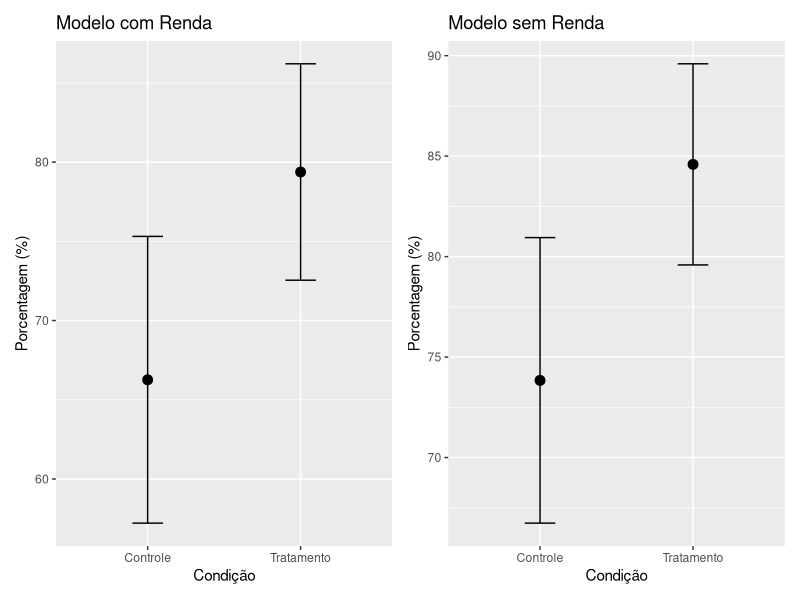

Reproduce this figure in R.
## ---- chunk 1
library(haven)
library(dplyr)
library(broom)
#install.packages("ggplot2")
library(ggplot2)
#install.packages("patchwork")
library(patchwork)
## ---- chunk 2
cidades_paulistas <- read_sav("2.BD_CausalidadeReversa_PesquisasCidadesPaulistas.sav")
#limpeza de dados
cidades_paulistas <- cidades_paulistas %>%
  mutate(across(where(is.character), ~ na_if(., ""))) %>%   
  mutate(across(where(is.character), ~ na_if(., " "))) %>%   
  mutate(across(where(is.character), ~ na_if(., "  ")))

experimento_1 <- cidades_paulistas %>%
  select(
    #autoposicionamento ideológico
    right, 
    left,
    l1_rec,
    l1_missing,
    l1_nomi,
    #avaliacao do presidente
    m1_cat,
    m1_recode,
    #tratamento
    treatment,
    #informações sociodemográficas
    female,
    age,
    educ_cat,
    income_cat,
    #cidade
    city,
    #neighborhood
  ) %>%
  rename(
    answered = l1_missing,
    l1_cat = l1_nomi,
    l1_desc = l1_rec
  ) %>%
  mutate(
    id=row_number(),
    treatment=factor(treatment),
    age=as.integer(age)
  )
## ---- chunk 3
unique(experimento_1$city)
xp_1_fltr <- subset(experimento_1, city != "Santos")
glimpse(xp_1_fltr)
## ---- chunk 4
xp_1_fltr <- xp_1_fltr %>%
  mutate(
    treatment=relevel(treatment, ref="Control")
  )
## ---- chunk 5
modelo_1 <- glm(answered ~ treatment + city + income_cat + educ_cat + age + female + m1_cat,
                     data=xp_1_fltr,
                     family=binomial(link= "logit"))

summary_md1 <- summary(modelo_1)

#visualização em tabela
summary_md1a<- as.data.frame(summary_md1$coefficients)
summary_md1a <- round(summary_md1a, 3)
tabela_taxa_resp <- summary_md1a[
  c("(Intercept)", "treatmentTreatment"),
  c("Estimate", "Std. Error")
]
tabela_taxa_resp
## ---- chunk 6
moda_renda <- names(
  sort(
    table(xp_1_fltr$income_cat),
    decreasing = TRUE
  )
)[1]

persona <- data.frame(
  female = rep('Mulher',2),
  age=rep(40,2),
  city=rep('Guarujá', 2),
  educ_cat=rep('Superior incompleto ou mais', 2),
  m1_cat=rep(3, 2),
  treatment = c('Control', 'Treatment'),
  income_cat = rep(moda_renda, 2)
)

pred_respondeu <- predict(
  modelo_1,
  newdata=persona,
  type="response",
  se.fit = TRUE
)

pred_respondeu
## ---- chunk 7
modelo_1b <- glm(
  answered ~ treatment + city + educ_cat + age + female + m1_cat,
  data=xp_1_fltr,
  family=binomial(link= "logit"))

summary_md1b <- summary(modelo_1b)


persona$income_cat<- NULL

pred_md_1b <- predict(
  modelo_1b,
  newdata=persona,
  type="response",
  se.fit=TRUE,
)

## ---- chunk 8
summary_md1b <-as.data.frame(summary_md1b$coefficients)
summary_md1b <- round(summary_md1b, 3)

summary_md1a$Signif<-cut(
  summary_md1a$`Pr(>|z|)`,
  breaks = c(-Inf, 0.001, 0.01, 0.05, 0.1, Inf),
  labels=c("***", "**", "*", ".", "")
)
summary_md1b$Signif<-cut(
  summary_md1b$`Pr(>|z|)`,
  breaks = c(-Inf, 0.001, 0.01, 0.05, 0.1, Inf),
  labels=c("***", "**", "*", ".", "")
)

tabela_comp_taxa_resp <- rbind(
  "Controle – Sem renda" = summary_md1b["(Intercept)", c("Estimate", "Std. Error", "Signif")],
  "Tratamento – Sem renda" = summary_md1b["treatmentTreatment", c("Estimate", "Std. Error", "Signif")],
  "Controle – Com renda" = summary_md1a["(Intercept)", c("Estimate", "Std. Error", "Signif")],
  "Tratamento – Com renda" = summary_md1a["treatmentTreatment", c("Estimate", "Std. Error", "Signif")]
)


knitr::kable(tabela_comp_taxa_resp,
             caption = "Tabela x: Comparação entre estimandos e erros quadrados para os modelos com e sem renda")
## ---- chunk 9
#calcular intervalo das predições
ic_1a <- data.frame(
  Condicao = c("Controle", "Tratamento"),
  Porcentagem = pred_respondeu$fit * 100,
  Inferior = (pred_respondeu$fit - 1.96 * pred_respondeu$se.fit) * 100,
  Superior = (pred_respondeu$fit + 1.96 * pred_respondeu$se.fit) * 100
)

ic_1b <- data.frame(
  Condicao = c("Controle", "Tratamento"),
  Porcentagem = pred_md_1b$fit * 100,
  Inferior = (pred_md_1b$fit - 1.96 * pred_md_1b$se.fit) * 100,
  Superior = (pred_md_1b$fit + 1.96 * pred_md_1b$se.fit) * 100
)

#gráfico

g1a <- ggplot() +
  geom_point(
    data = ic_1a,
    aes(x = Condicao, y = Porcentagem),
    size = 3
  ) +
  geom_errorbar(
    data = ic_1a,
    aes(x = Condicao, ymin = Inferior, ymax = Superior),
    width = 0.2
  ) +
  labs(
    x = "Condição",
    y = "Porcentagem (%)",
    title = "Modelo com Renda"
  )

g1b <- ggplot() +
  geom_point(
    data = ic_1b,
    aes(x = Condicao, y = Porcentagem),
    size = 3
  ) +
  geom_errorbar(
    data = ic_1b,
    aes(x = Condicao, ymin = Inferior, ymax = Superior),
    width = 0.2
  ) +
  labs(
    x = "Condição",
    y = "Porcentagem (%)",
    title = "Modelo sem Renda"
  )

g1a+g1b
## ---- chunk 10
teste_balanco <- glm(
  treatment ~ city + income_cat + educ_cat + age + female + m1_cat,
  data=xp_1_fltr,
  family = binomial(link="logit")
)

balance_summary <- summary(teste_balanco)
balance_summary <-as.data.frame(balance_summary$coefficients)
balance_summary <- round(balance_summary, 3)
balance_summary$Signif<-cut(
  balance_summary$`Pr(>|z|)`,
  breaks = c(-Inf, 0.001, 0.01, 0.05, 0.1, Inf),
  labels=c("***", "**", "*", ".", "(não significante)")
)

balance_tabela <- balance_summary[
  ,
  
  c("Estimate", "Std. Error", "Signif")
]

knitr::kable(balance_tabela,
             caption = "Tabela x+1: Teste de Balanço")
